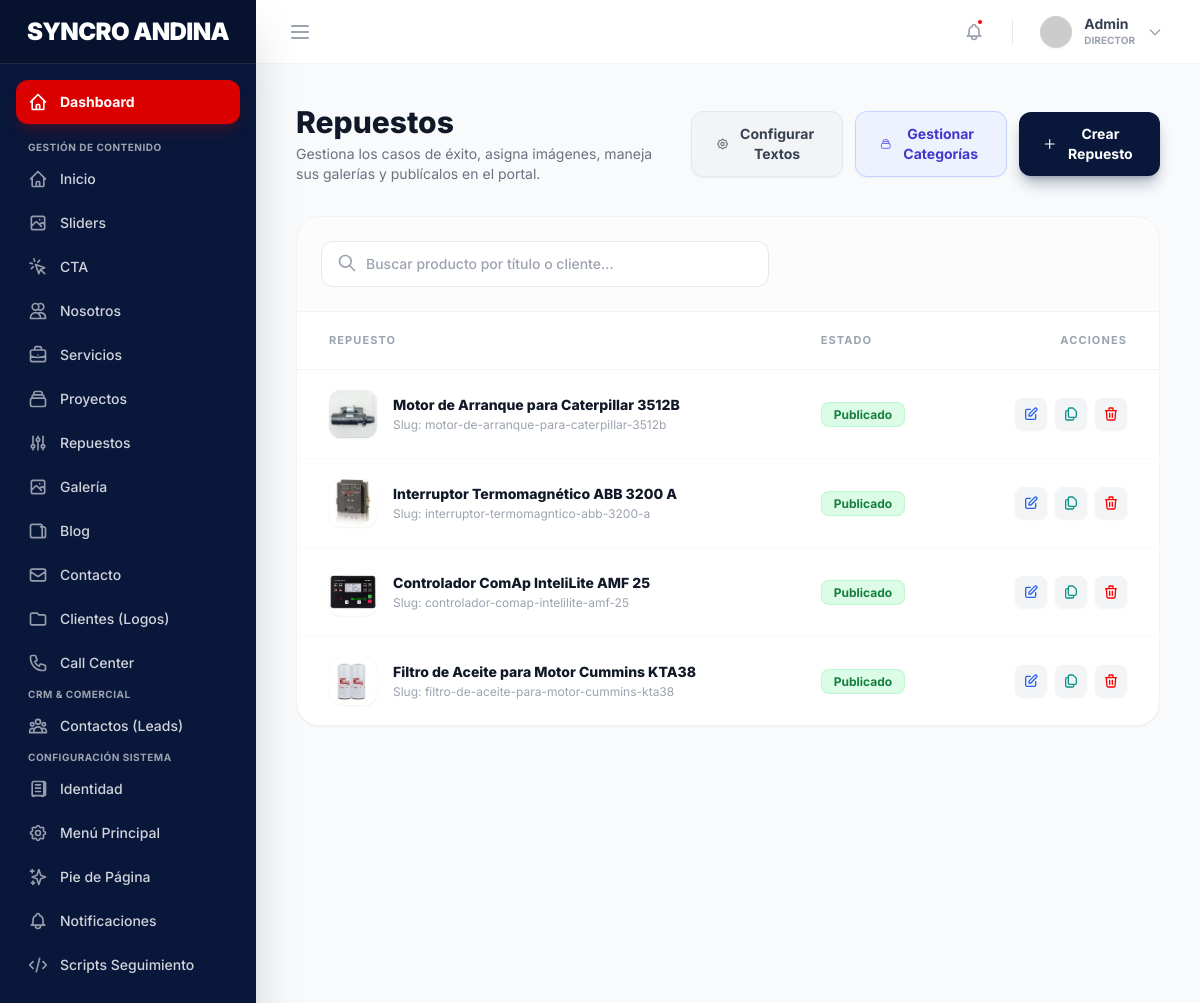
The app's page /admin/repuestos (signed in) with its own data.
### tables this page shows
CREATE TABLE `products` (
  `id` int NOT NULL AUTO_INCREMENT,
  `title` varchar(255) NOT NULL,
  `slug` varchar(255) NOT NULL,
  `description` text,
  `technical_details` text,
  `main_image` varchar(255) DEFAULT NULL,
  `image_alt` varchar(255) DEFAULT NULL,
  `is_active` tinyint(1) DEFAULT '1',
  `category_id` int DEFAULT NULL,
  `sort_order` int DEFAULT '0',
  `created_at` timestamp NULL DEFAULT CURRENT_TIMESTAMP,
  `updated_at` timestamp NULL DEFAULT CURRENT_TIMESTAMP ON UPDATE CURRENT_TIMESTAMP,
  PRIMARY KEY (`id`),
  UNIQUE KEY `slug` (`slug`),
  KEY `fk_products_category` (`category_id`),
  CONSTRAINT `fk_products_category` FOREIGN KEY (`category_id`) REFERENCES `product_categories` (`id`) ON DELETE SET NULL
);

### app/Controllers/AdminController.php (called while the page is built, shortened)
<?php
class AdminController extends Controller {
    protected function adminView($name, $data = []) {
        extract($data);
        require __DIR__ . '/../views/admin/layout/header.php';
        require __DIR__ . '/../views/admin/layout/sidebar.php';
        require __DIR__ . '/../views/admin/layout/topbar.php';
        require __DIR__ . "/../views/admin/{$name}.php";
        require __DIR__ . '/../views/admin/layout/footer.php';
    }
    public function adminProducts() {
        $productModel = new \App\Models\Product();
        $settingModel = new \App\Models\Setting();
        $categoryModel = new \App\Models\ProductCategory();
        $products = $productModel->all('sort_order ASC, created_at DESC');
        $settings = $settingModel->getAll();
        $categories = $categoryModel->getAll();
        return $this->adminView('products/index', [
            'title' => 'Gestión de Repuestos',
            'products' => $products,
            'settings' => $settings,
            'categories' => $categories
        ]);
    }
}

### core/Router.php (called while the page is built, shortened)
<?php
class Router {
    protected $routes = [
        'GET' => [],
        'POST' => []
    ];
    public function get($uri, $controller) {
        $this->routes['GET'][$uri] = $controller;
    }
    public function post($uri, $controller) {
        $this->routes['POST'][$uri] = $controller;
    }
    public function direct($uri, $requestType) {
        if (array_key_exists($uri, $this->routes[$requestType])) {
            return $this->callAction(
                ...explode('@', $this->routes[$requestType][$uri])
            );
        }
        throw new \Exception('No se definió ninguna ruta para esta URI.');
    }
    protected function callAction($controller, $action, ...$parameters) {
        $controller = new $controller;
        return $controller->$action(...$parameters);
    }
}

### public/index.php (called while the page is built, shortened)
<?php
require __DIR__ . '/../app/helpers.php';
$router = new Router();
$requestUri = parse_url($_SERVER['REQUEST_URI'], PHP_URL_PATH);
$scriptName = dirname($_SERVER['SCRIPT_NAME']);
$uri = $requestUri;
if ($scriptName !== '/' && $scriptName !== '\\') {
    $scriptName = str_replace('\\', '/', $scriptName);
    if (strpos($uri, $scriptName) === 0) {
        $uri = substr($uri, strlen($scriptName));
    }
}
$uri = trim($uri, '/');
$method = $_SERVER['REQUEST_METHOD'];
try {
    $router->direct($uri, $method);
} catch (Exception $e) {
    error_log("EXCEPCION CAPTURADA: " . $e->getMessage() . " en " . $e->getFile() . ":" . $e->getLine() . "\n" . $e->getTraceAsString());
    $controller = new \App\Controllers\PageController();
    $controller->error404("La página o dirección web solicitada no existe.");
}

### config/database.php (called while the page is built)
<?php
return [
    'host' => '127.0.0.1',
    'dbname' => 'syncroandina_db',
    'username' => 'root',
    'password' => 'root',
    'charset' => 'utf8mb4',
    'options' => [
        PDO::ATTR_ERRMODE => PDO::ERRMODE_EXCEPTION,
        PDO::ATTR_DEFAULT_FETCH_MODE => PDO::FETCH_ASSOC,
        PDO::ATTR_EMULATE_PREPARES => false,
    ]
];

### core/Model.php (called while the page is built, shortened)
<?php
class Model {
    public $db;
    protected $table;
    public function __construct() {
        $config = require __DIR__ . '/../config/database.php';
        try {
            $this->db = new PDO(
                "mysql:host={$config['host']};dbname={$config['dbname']};charset={$config['charset']}",
                $config['username'],
                $config['password'],
                $config['options']
            );
        } catch (PDOException $e) {
            die("Error de conexión a la base de datos: " . $e->getMessage());
        }
    }
    public function all($order = null) {
        $sql = "SELECT * FROM {$this->table}";
        if ($order) $sql .= " ORDER BY $order";
        $stmt = $this->db->query($sql);
        return $stmt->fetchAll(PDO::FETCH_ASSOC);
    }
}

### app/helpers.php (called while the page is built, shortened)
<?php
function asset($path) {
    $base = dirname($_SERVER['SCRIPT_NAME']);
    $base = ($base === '/' || $base === '\\') ? '' : $base;
    $base = str_replace('\\', '/', $base);
    $path = '/' . ltrim($path, '/');
    return $base . $path;
}
function url($path = '') {
    $base = dirname($_SERVER['SCRIPT_NAME']);
    $base = ($base === '/' || $base === '\\') ? '' : $base;
    $base = str_replace('\\', '/', $base);
    $path = '/' . ltrim($path, '/');
    return $base . $path;
}

### app/views/admin/products/index.php (the view, shortened to what this page needs)
<div class="mb-8 flex flex-col sm:flex-row justify-between items-center gap-4">
    <div>
        <h1 class="text-3xl font-extrabold text-gray-900">Repuestos</h1>
        <p class="text-gray-500 text-sm mt-1">Gestiona los casos de éxito, asigna imágenes, maneja sus galerías y publícalos en el portal.</p>
    </div>
    <div class="flex items-center gap-3">
        <button onclick="openSettingsModal()" class="bg-gray-100 hover:bg-gray-200 text-gray-700 px-6 py-3 rounded-xl text-sm font-bold transition-colors flex items-center gap-2 border border-gray-200 shadow-sm">
            Configurar Textos
        </button>
        <button onclick="openCategoriesModal()" class="bg-indigo-50 hover:bg-indigo-100 text-indigo-700 px-6 py-3 rounded-xl text-sm font-bold transition-colors flex items-center gap-2 border border-indigo-200 shadow-sm">
            Gestionar Categorías
        </button>
        <button onclick="openProductModal()" class="bg-primary hover:bg-secondary text-white px-6 py-3 rounded-xl text-sm font-bold transition-colors flex items-center gap-2 shadow-lg shadow-primary/30">
            <svg class="w-5 h-5" fill="none" stroke="currentColor" viewBox="0 0 24 24"><path stroke-linecap="round" stroke-linejoin="round" stroke-width="2" d="M12 4v16m8-8H4"></path></svg>
            Crear Repuesto
        </button>
    </div>
</div>
<div class="bg-white rounded-3xl shadow-sm border border-gray-100 overflow-hidden">
    <div class="p-6 border-b border-gray-100 flex justify-between items-center bg-gray-50/50">
        <div class="relative w-full max-w-md">
            <input type="text" id="search-products" oninput="filterProducts()" placeholder="Buscar producto por título o cliente..." class="w-full pl-11 pr-4 py-3 rounded-xl border border-gray-200 focus:outline-none focus:ring-2 focus:ring-secondary focus:border-transparent text-sm font-medium transition-shadow">
            <svg class="w-5 h-5 text-gray-400 absolute left-4 top-3" fill="none" stroke="currentColor" viewBox="0 0 24 24"><path stroke-linecap="round" stroke-linejoin="round" stroke-width="2" d="M21 21l-6-6m2-5a7 7 0 11-14 0 7 7 0 0114 0z"></path></svg>
        </div>
    </div>
    <div class="overflow-x-auto">
        <table class="w-full text-left border-collapse">
            <thead>
                <tr class="bg-white text-gray-400 text-[11px] font-bold uppercase tracking-widest border-b border-gray-100">
                    <th class="px-8 py-5">Repuesto</th>
                    <th class="px-8 py-5">Estado</th>
                    <th class="px-8 py-5 text-right">Acciones</th>
                </tr>
            </thead>
            <tbody class="divide-y divide-gray-50 text-sm" id="products-table-body">
                <?php if(!empty($products)): ?>
                    <?php foreach($products as $product): ?>
                    <tr class="hover:bg-blue-50/30 transition-colors group product-row" data-title="<?= htmlspecialchars(strtolower($product['title'])) ?>">
                        <td class="px-8 py-5">
                            <div class="flex items-center gap-4">
                                <div class="w-12 h-12 rounded-xl bg-gray-200 overflow-hidden shadow-sm flex-shrink-0">
                                    <?php if(!empty($product['main_image'])): ?>
                                        <img src="<?= asset($product['main_image']) ?>" class="w-full h-full object-cover">
                                    <?php endif; ?>
                                </div>
                                <div>
                                    <span class="block font-extrabold text-gray-900 group-hover:text-secondary transition-colors"><?= htmlspecialchars($product['title']) ?></span>
                                    <div class="flex flex-wrap items-center gap-2 mt-0.5">
                                        <span class="text-xs text-gray-400">Slug: <?= htmlspecialchars($product['slug']) ?></span>
                                    </div>
                                </div>
                            </div>
                        </td>
                        <td class="px-8 py-5">
                            <?php if($product['is_active']): ?>
                                <span class="px-3 py-1 bg-green-100 text-green-700 rounded-lg text-xs font-bold border border-green-200">Publicado</span>
                            <?php else: ?>
                                <span class="px-3 py-1 bg-yellow-100 text-yellow-700 rounded-lg text-xs font-bold border border-yellow-200">Borrador</span>
                            <?php endif; ?>
                        </td>
                        <td class="px-8 py-5 text-right">
                            <div class="flex justify-end gap-2">
                                <button onclick="editProduct(<?= htmlspecialchars(json_encode($product)) ?>)" class="w-8 h-8 rounded-lg bg-gray-100 text-blue-600 hover:bg-blue-600 hover:text-white flex items-center justify-center transition-colors shadow-sm" title="Editar">
                                    <svg class="w-4 h-4" fill="none" stroke="currentColor" viewBox="0 0 24 24"><path stroke-linecap="round" stroke-linejoin="round" stroke-width="2" d="M11 5H6a2 2 0 00-2 2v11a2 2 0 002 2h11a2 2 0 002-2v-5m-1.414-9.414a2 2 0 112.828 2.828L11.828 15H9v-2.828l8.586-8.586z"></path></svg>
                                </button>
                                <form action="<?= url('admin/repuestos/duplicate') ?>" method="POST" class="inline-block" onsubmit="return confirm('¿Seguro que deseas duplicar este producto? Se creará una copia con su propia imagen independiente.');">
                                    <button type="submit" class="w-8 h-8 rounded-lg bg-gray-100 text-teal-600 hover:bg-teal-600 hover:text-white flex items-center justify-center transition-colors shadow-sm" title="Duplicar/Clonar">
                                    </button>
                                </form>
                                <form action="<?= url('admin/repuestos/delete') ?>" method="POST" onsubmit="return confirm('¿Seguro que deseas eliminar este producto? Se borrará permanentemente la imagen asociada.');" class="inline-block">
                                    <button type="submit" class="w-8 h-8 rounded-lg bg-gray-100 text-red-600 hover:bg-red-600 hover:text-white flex items-center justify-center transition-colors shadow-sm" title="Eliminar">
                                        <svg class="w-4 h-4" fill="none" stroke="currentColor" viewBox="0 0 24 24"><path stroke-linecap="round" stroke-linejoin="round" stroke-width="2" d="M19 7l-.867 12.142A2 2 0 0116.138 21H7.862a2 2 0 01-1.995-1.858L5 7m5 4v6m4-6v6m1-10V4a1 1 0 00-1-1h-4a1 1 0 00-1 1v3M4 7h16"></path></svg>
                                    </button>
                                </form>
                            </div>
                        </td>
                    </tr>
                    <?php endforeach; ?>
                <?php else: ?>
                    <tr>
                        <td colspan="3" class="px-8 py-10 text-center text-gray-400 italic">No se encontraron repuestos activos.</td>
                    </tr>
                <?php endif; ?>
            </tbody>
        </table>
    </div>
</div>

### records on screen
products: main_image (picture), title "Motor de Arranque para Caterpillar 3512B", slug "motor-de-arranque-para-caterpillar-3512b", is_active "Publicado"
products: main_image (picture), title "Interruptor Termomagnético ABB 3200 A", slug "interruptor-termomagntico-abb-3200-a", is_active "Publicado"
products: main_image (picture), title "Controlador ComAp InteliLite AMF 25", slug "controlador-comap-intelilite-amf-25", is_active "Publicado"
products: main_image (picture), title "Filtro de Aceite para Motor Cummins KTA38", slug "filtro-de-aceite-para-motor-cummins-kta38", is_active "Publicado"
